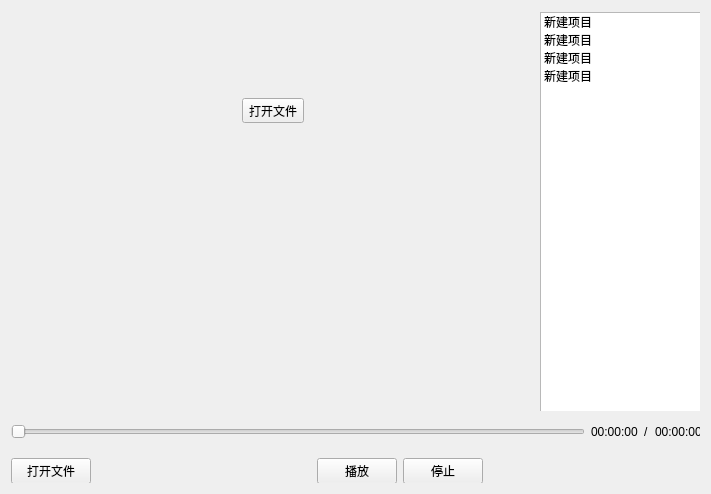
<?xml version="1.0" encoding="UTF-8"?>
<ui version="4.0">
 <class>videoPlayer</class>
 <widget class="QWidget" name="videoPlayer">
  <property name="geometry">
   <rect>
    <x>0</x>
    <y>0</y>
    <width>711</width>
    <height>494</height>
   </rect>
  </property>
  <property name="windowTitle">
   <string>Form</string>
  </property>
  <layout class="QGridLayout" name="gridLayout">
   <item row="0" column="0">
    <widget class="QWidget" name="widget_container" native="true">
     <widget class="QWidget" name="widget_controller" native="true">
      <property name="geometry">
       <rect>
        <x>0</x>
        <y>400</y>
        <width>691</width>
        <height>73</height>
       </rect>
      </property>
      <layout class="QGridLayout" name="gridLayout_5">
       <item row="0" column="0">
        <layout class="QHBoxLayout" name="horizontalLayout_3">
         <item>
          <widget class="QSlider" name="horizontalSlider">
           <property name="orientation">
            <enum>Qt::Horizontal</enum>
           </property>
          </widget>
         </item>
         <item>
          <layout class="QHBoxLayout" name="horizontalLayout_4">
           <item>
            <widget class="QLabel" name="label_currentTime">
             <property name="text">
              <string>00:00:00</string>
             </property>
            </widget>
           </item>
           <item>
            <widget class="QLabel" name="label">
             <property name="text">
              <string>/</string>
             </property>
            </widget>
           </item>
           <item>
            <widget class="QLabel" name="label_totalTime">
             <property name="text">
              <string>00:00:00</string>
             </property>
            </widget>
           </item>
          </layout>
         </item>
        </layout>
       </item>
       <item row="1" column="0">
        <layout class="QHBoxLayout" name="horizontalLayout_5">
         <item>
          <widget class="QPushButton" name="pushButton_open">
           <property name="text">
            <string>打开文件</string>
           </property>
          </widget>
         </item>
         <item>
          <spacer name="horizontalSpacer_3">
           <property name="orientation">
            <enum>Qt::Horizontal</enum>
           </property>
           <property name="sizeHint" stdset="0">
            <size>
             <width>40</width>
             <height>20</height>
            </size>
           </property>
          </spacer>
         </item>
         <item>
          <widget class="QPushButton" name="pushButton_play">
           <property name="text">
            <string>播放</string>
           </property>
          </widget>
         </item>
         <item>
          <widget class="QPushButton" name="pushButton_stop">
           <property name="text">
            <string>停止</string>
           </property>
          </widget>
         </item>
         <item>
          <spacer name="horizontalSpacer_4">
           <property name="orientation">
            <enum>Qt::Horizontal</enum>
           </property>
           <property name="sizeHint" stdset="0">
            <size>
             <width>40</width>
             <height>20</height>
            </size>
           </property>
          </spacer>
         </item>
        </layout>
       </item>
      </layout>
     </widget>
     <widget class="QWidget" name="widget_2" native="true">
      <property name="geometry">
       <rect>
        <x>529</x>
        <y>1</y>
        <width>161</width>
        <height>399</height>
       </rect>
      </property>
      <widget class="QListWidget" name="listWidget">
       <property name="geometry">
        <rect>
         <x>0</x>
         <y>0</y>
         <width>161</width>
         <height>401</height>
        </rect>
       </property>
       <item>
        <property name="text">
         <string>新建项目</string>
        </property>
       </item>
       <item>
        <property name="text">
         <string>新建项目</string>
        </property>
       </item>
       <item>
        <property name="text">
         <string>新建项目</string>
        </property>
       </item>
       <item>
        <property name="text">
         <string>新建项目</string>
        </property>
       </item>
      </widget>
     </widget>
     <widget class="QWidget" name="verticalLayoutWidget">
      <property name="geometry">
       <rect>
        <x>1</x>
        <y>1</y>
        <width>521</width>
        <height>401</height>
       </rect>
      </property>
      <layout class="QVBoxLayout" name="verticalLayout">
       <item>
        <widget class="QWidget" name="widget_showOpen" native="true">
         <layout class="QGridLayout" name="gridLayout_2">
          <item row="0" column="0">
           <layout class="QHBoxLayout" name="horizontalLayout_2">
            <item>
             <spacer name="horizontalSpacer">
              <property name="orientation">
               <enum>Qt::Horizontal</enum>
              </property>
              <property name="sizeHint" stdset="0">
               <size>
                <width>40</width>
                <height>20</height>
               </size>
              </property>
             </spacer>
            </item>
            <item>
             <widget class="QToolButton" name="toolButton_open">
              <property name="text">
               <string>打开文件</string>
              </property>
             </widget>
            </item>
            <item>
             <spacer name="horizontalSpacer_2">
              <property name="orientation">
               <enum>Qt::Horizontal</enum>
              </property>
              <property name="sizeHint" stdset="0">
               <size>
                <width>40</width>
                <height>20</height>
               </size>
              </property>
             </spacer>
            </item>
           </layout>
          </item>
         </layout>
        </widget>
       </item>
       <item>
        <widget class="QWidget" name="widget" native="true">
         <layout class="QGridLayout" name="gridLayout_3">
          <item row="0" column="0">
           <layout class="QVBoxLayout" name="verticalLayout_show_video"/>
          </item>
         </layout>
        </widget>
       </item>
      </layout>
     </widget>
    </widget>
   </item>
  </layout>
 </widget>
 <resources/>
 <connections/>
</ui>
